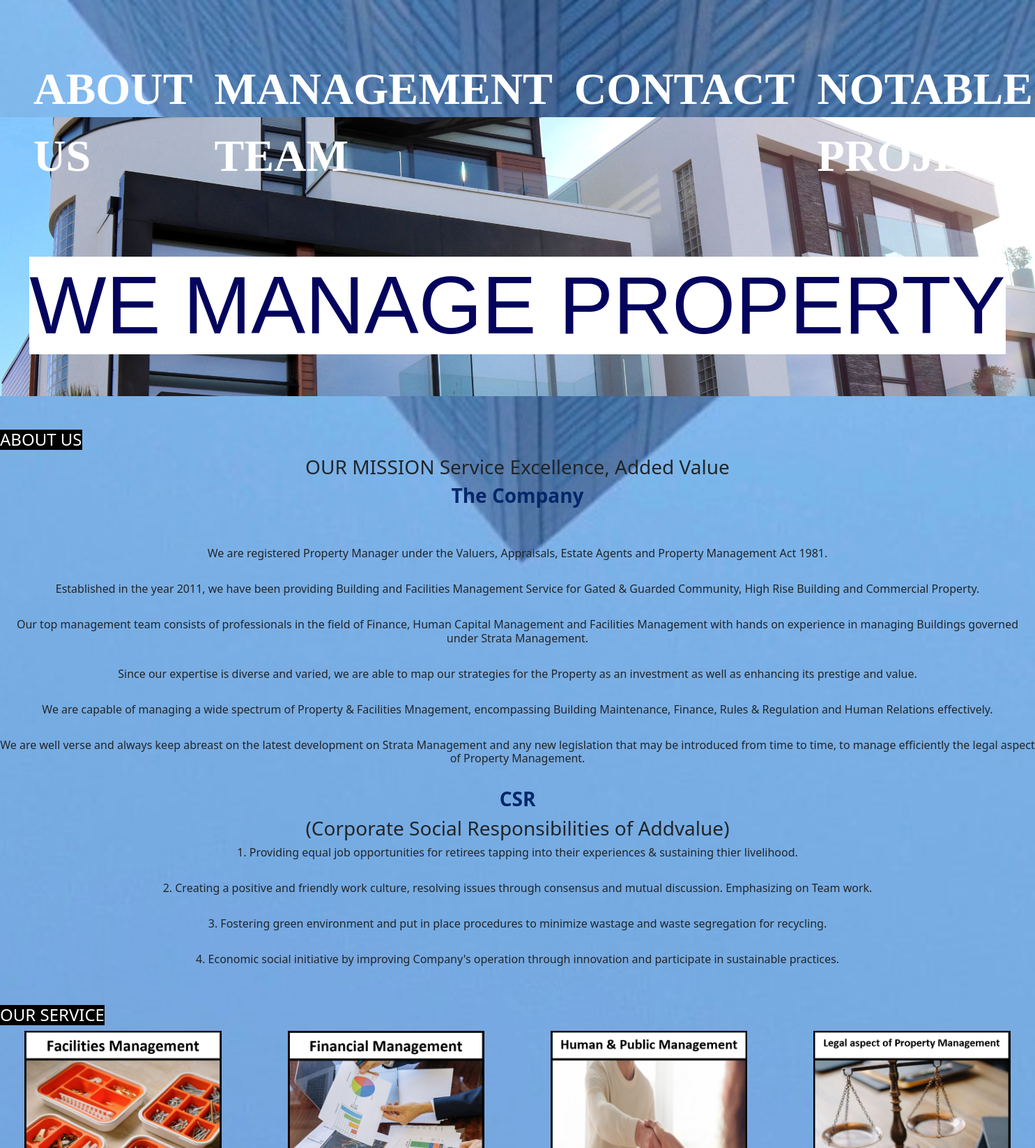
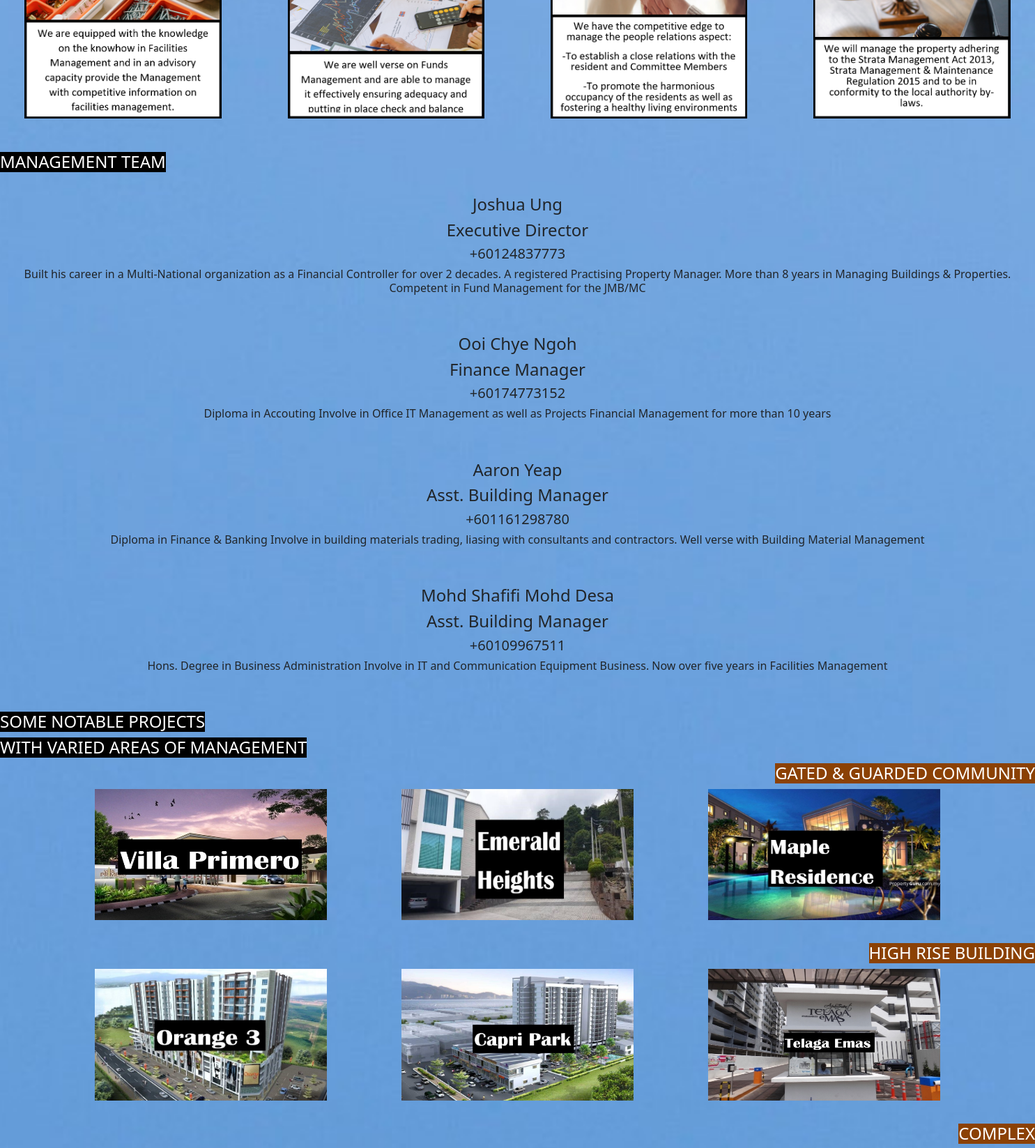
The page / (upper part) on the database its author committed (2 pictures, top to bottom).
### WebPage/models.py (models this page shows, shortened)
class OurService(models.Model):
    ServiceName = models.CharField(max_length=100, null=True, blank=False)
    Image = models.ImageField()

class Staff(models.Model):
    Name = models.CharField(max_length=100, null=True, blank=False)
    Position = models.CharField(max_length=100, null=True, blank=False)
    Phone = models.PositiveIntegerField(null=True, blank=False)
    Description = models.TextField(max_length=2000, null=True, blank=False)
    Email = models.EmailField(blank=True)

class GatedGuarded(models.Model):
    BuildingName = models.CharField(max_length=100, null=True, blank=False)
    Image = models.ImageField()

class HighRise(models.Model):
    BuildingName = models.CharField(max_length=100, null=True, blank=False)
    Image = models.ImageField()

### WebPage/views.py (the view)
# urls.py: path('', views.index, name='index')
def index(request):
    Staffs = Staff.objects.all()
    GatedGuardeds = GatedGuarded.objects.all()
    HighRises =  HighRise.objects.all()
    Complexes = Complex.objects.all()
    Services = OurService.objects.all()
    return render(request, 'index.html',{'Staffs':Staffs,'GGS':GatedGuardeds, 'HRS': HighRises, 'CPS':Complexes, 'SRS':Services})

### templates/index.html (shortened to what this page needs)
<!DOCTYPE html>
<link href="https://cdn.jsdelivr.net/npm/bootstrap@5.1.1/dist/css/bootstrap.min.css" rel="stylesheet">
{% load static %}
<html lang="en">
<head>
</head>
<body>
    <div id="header">
        <ul class="header">
            <li> <a href="#aboutus" class="link" >ABOUT US</a> </li>
            <li><a href="#managementteam" class="link" >MANAGEMENT TEAM</a> </li>
            <li><a href="#blue" class="link" >CONTACT</a> </li>
            <li><a href="#notablepartners" class="link" >NOTABLE PROJECTS</a> </li>
        </ul>
    </div>
    <br><br>
    <div class="buildingimage">
        <h3 id="wmp">WE MANAGE PROPERTY</h3>
    </div>
<br><br>
<div class="text-right">
    <h4 class="black" id="aboutus">ABOUT US</h4>
</div>
    <span class="buildingimage2">
        <h3 id="om" class="text-center">OUR MISSION Service Excellence, Added Value</h3>
    </span>
    <div id="thecompany" class="text-center">
        <h3 class="heading"><strong>The Company</strong></h3>
        <br>
        <br>
        <h6 class="profile">We are registered Property Manager under the Valuers, Appraisals, Estate Agents and Property Management Act 1981.</h6>
        <br>
        <h6 class="profile">Established in the year 2011, we have been providing Building and Facilities Management Service for Gated & Guarded Community, High Rise Building and Commercial Property.</h6>
        <br>
        <h6 class="profile">Our top management team consists of professionals in the field of Finance, Human Capital Management and Facilities Management with hands on experience in managing Buildings governed under Strata Management.</h6>
        <br>
        <h6 class="profile">Since our expertise is diverse and varied, we are able to map our strategies for the Property as an investment as well as enhancing its prestige and value.</h6>
        <br>
        <h6 class="profile">We are capable of managing a wide spectrum of Property & Facilities Mnagement, encompassing Building Maintenance, Finance, Rules & Regulation and Human Relations effectively.</h6>
        <br>
        <h6 class="profile">We are well verse and always keep abreast on the latest development on Strata Management and any new legislation that may be introduced from time to time, to manage efficiently the legal aspect of Property Management.</h6>
        <br>
        <h3 class="heading"> <strong> CSR </strong></h3>
        <h3 id="oms">(Corporate Social Responsibilities of Addvalue)</h3>
        <h6 class="profile">1. Providing equal job opportunities for retirees tapping into their experiences & sustaining thier livelihood.</h6>
        <br>
        <h6 class="profile">2. Creating a positive and friendly work culture, resolving issues through consensus and mutual discussion. Emphasizing on Team work.</h6>
        <br>
        <h6 class="profile">3. Fostering green environment and put in place procedures to minimize wastage and waste segregation for recycling.</h6>
        <br>
        <h6 class="profile">4. Economic social initiative by improving Company's operation through innovation and participate in sustainable practices.</h6>
        </div>
<br><br>
<div class="text-right">
    <h4 class="black">OUR SERVICE</h4>
</div>
<div class="row">
  {% for srv in SRS %}
  <div class="col-xs-6 col-sm-3 text-center" ><img src="{{ srv.Image.url }}" alt="{{srv.Image}}" width="80%" height="100%"></div>
  {% endfor %}
</div>
    <br><br>
<div class="text-right">
    <h4 class="black" id="managementteam">MANAGEMENT TEAM</h4>
</div>
    <br>
    {% for staff in Staffs %}
<div class="text-center">
    <h4>{{staff.Name}}</h4>
    <h4>{{staff.Position}}</h4>
    <h5>+{{staff.Phone}}</h5>
    <h6>{{staff.Description}}</h6>
</div>
<br><br>
    {% endfor %}
<div class="text-right">
    <h4 class="black" id="notablepartners">SOME NOTABLE PROJECTS</h4>
</div>
<div class="text-right">
    <h4 class="black">WITH VARIED AREAS OF MANAGEMENT</h4>
</div>
<div class="text-end">
    <h4 class="rgb">GATED & GUARDED COMMUNITY</h4>
</div>
<div class="container">
    <div class="row" id="GGS">
        {% for gg in GGS %}
      <div class="col-md-12 col-lg-4 text-center"><img src="{{ gg.Image.url }}" alt="{{gg.Image}}" width="80%" height="85%"></div>
      {% endfor %}
    </div>
</div>
 <div class="text-end">
    <h4 class="rgb">HIGH RISE BUILDING</h4>
</div>
<div class="container">
    <div class="row">
      {% for hr in HRS %}
      <div class="col-md-12 col-lg-4 text-center" ><img src="{{ hr.Image.url }}" alt="{{hr.Image}}" width="80%" height="85%"></div>
      {% endfor %}
    </div>
</div>
 <div class="text-end">
    <h4 class="rgb">COMPLEX</h4>
</div>
</body>
</html>

### templates/index.html (style rules this page uses)
* { margin: 0; padding: 0; box-sizing: border-box; }
#header { height: 7.5rem; max-width: 100vw; display: flex; justify-content: space-between; flex-flow: row wrap; z-index: 2; }
body { background: url('media/body.jpg'); background-position:center; background-size: cover; background-repeat: no-repeat; }
ul { display: flex; justify-content: center; float: right; font-size: 1.5vmax; height: min-content; }
li { display: inline; text-decoration:none; padding: 0 1rem 1rem 1rem; font-size: 110%; font-weight: bold; font-family: Cambria, Cochin, Georgia, Times, 'Times New Roman', serif; margin-top: 5rem; }
.link { text-decoration: none; color: white; }
.heading { color:rgb(2, 38, 105); }
#GGS { flex-flow: row wrap; }
h4.rgb { max-width: 100%; display: inline-block; background:rgb(139, 65, 4); color: white; }
h4.black { background-color:black; color:white; display: inline-block; }
.buildingimage { max-height: 50vh; height: 50vh; background-image: url("media/condominium.jpg"); background-position: center; background-repeat: no-repeat; background-size: cover; text-align: center; }
#wmp { display: inline-block; position: relative; top: 50%; color: rgb(4, 4, 94); background-color: white; font-size: 3vmax; font-family:sans-serif; }

### rows shown on the page
OurService: Image (picture)
OurService: Image (picture)
OurService: Image (picture)
OurService: Image (picture)
Staff: Name "Joshua Ung", Position "Executive Director", Phone "60124837773", Description "Built his career in a Multi-National organization as a Financial Controller for over 2 decades. A registered Practising Property Manager. More than 8 years in Managing Buildings & Properties. Competent in Fund Management for the JMB/MC"
Staff: Name "Ooi Chye Ngoh", Position "Finance Manager", Phone "60174773152", Description "Diploma in Accouting Involve in Office IT Management as well as Projects Financial Management for more than 10 years"
Staff: Name "Aaron Yeap", Position "Asst. Building Manager", Phone "601161298780", Description "Diploma in Finance & Banking Involve in building materials trading, liasing with consultants and contractors. Well verse with Building Material Management"
Staff: Name "Mohd Shafifi Mohd Desa", Position "Asst. Building Manager", Phone "60109967511", Description "Hons. Degree in Business Administration Involve in IT and Communication Equipment Business. Now over five years in Facilities Management"
GatedGuarded: Image (picture)
GatedGuarded: Image (picture)
GatedGuarded: Image (picture)
HighRise: Image (picture)
HighRise: Image (picture)
HighRise: Image (picture)
